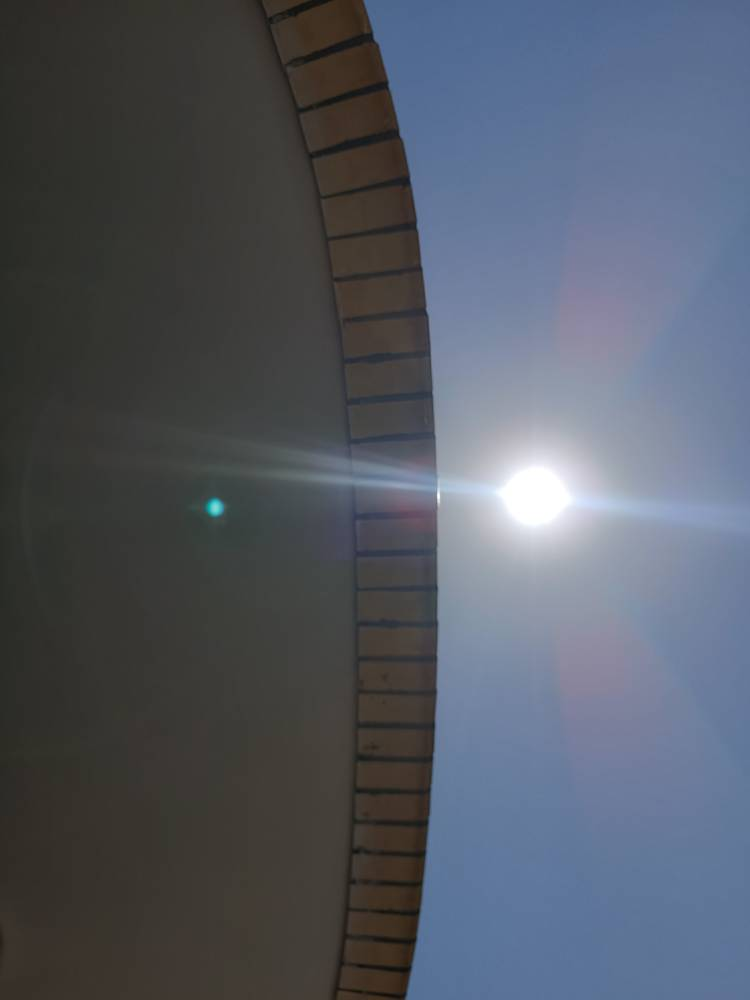
#> input picture Images/1785916500250.jpg, 750 x 1000 px, given in place of the camera
$ python webcam.py
#> lines starting #> are read from the running program, lines starting #| are printed output that depends on the picture; after the words box and inside, x2 and y2 are one past the last pixel; in counts of white or black regions, pixels touching at a corner belong together
#> in run, frame is the input picture: shape (1000, 750, 3); mean B, G, R 100, 89.3, 83.5
### core/sun_tracker.py
import cv2
import numpy as np
from datetime import datetime
import time
import os

# ==========================================================
# Smart Sun Tracker V3
# ==========================================================

# -------------------------------
# Detection Parameters
# -------------------------------

MIN_SUN_AREA_RATIO = 0.0002
MAX_SUN_AREA_RATIO = 0.10

MIN_CIRCULARITY = 0.65
MIN_SOLIDITY = 0.90

MIN_ASPECT_RATIO = 0.60
MAX_ASPECT_RATIO = 1.40

MIN_VALUE_AFTER_OTSU = 180

LOCAL_CONTRAST_LIMIT = 20

# -------------------------------
# Tracking
# -------------------------------

TRACKING_WINDOW = 200
TRACK_LOST_FRAMES = 8

START_CONFIRM_FRAMES = 3
STOP_CONFIRM_FRAMES = 5

COOLDOWN_SECONDS = 3.0

# -------------------------------
# Recording
# -------------------------------

RECORDING_DIR = "sun_recordings"

os.makedirs(RECORDING_DIR, exist_ok=True)


# ==========================================================
# ROI Helper
# ==========================================================

# [17 lines left out: function crop_roi, not called in this run]


# ==========================================================
# Sun Detection
# ==========================================================

def detect_sun_robust(frame, offset_x=0, offset_y=0):

#> called with offset_x = 0, offset_y = 0
    if frame is None or frame.size == 0:
        return None

    h, w = frame.shape[:2]

    if offset_x == 0 and offset_y == 0:
        sky_limit = int(h * 0.90)
        frame = frame[:sky_limit]
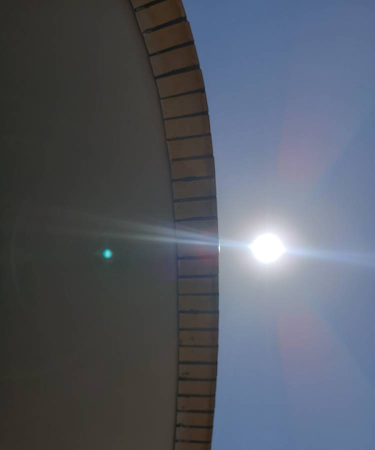
#> frame: shape (900, 750, 3) (shown at 1/2 size); mean of channels 0, 1, 2 100.7, 90.2, 84.5; drawn as B, G, R
        h, w = frame.shape[:2]

    total_pixels = h * w

    hsv = cv2.cvtColor(frame, cv2.COLOR_BGR2HSV)
#> hsv: shape (900, 750, 3); mean H, S, V 68.7, 49.2, 104.3

    value = hsv[:, :, 2]
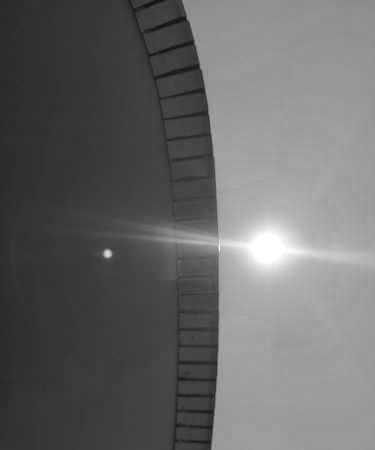
#> value: shape (900, 750) (shown at 1/2 size); min 17, max 255, mean 104.3

    blur = cv2.GaussianBlur(value, (9,9), 0)

    # ----------------------------
    # OTSU
    # ----------------------------

    _, otsu = cv2.threshold(

        blur,

        0,

        255,

        cv2.THRESH_BINARY +
        cv2.THRESH_OTSU
    )
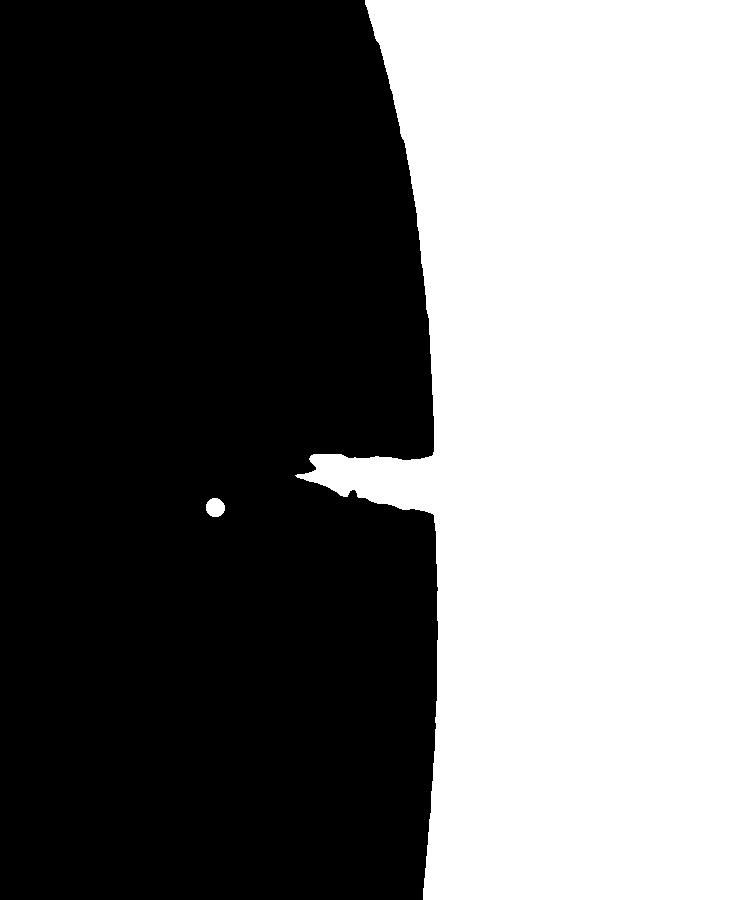
#> otsu: shape (900, 750); 44.5% white; 2 white regions, box (x1, y1, x2, y2) and area: (295, 0, 750, 900) 300118, (206, 498, 225, 517) 287

    # ----------------------------
    # Adaptive
    # ----------------------------

    adaptive = cv2.adaptiveThreshold(

        blur,

        255,

        cv2.ADAPTIVE_THRESH_GAUSSIAN_C,

        cv2.THRESH_BINARY,

        61,

        -4
    )
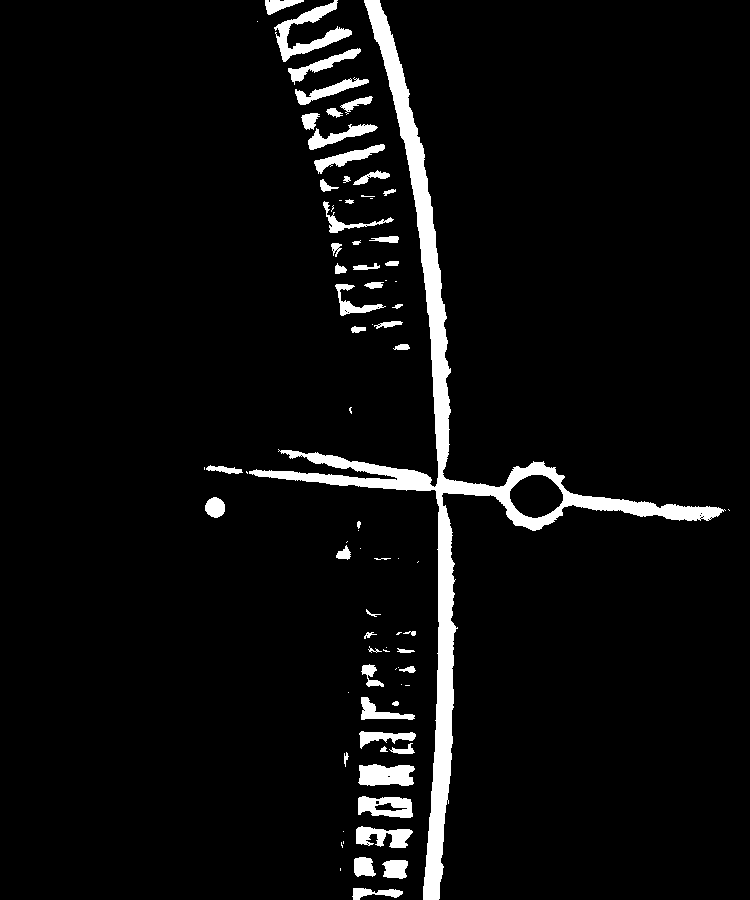
#> adaptive: shape (900, 750); 5.1% white; 81 white regions (29 under 20 px), largest, box (x1, y1, x2, y2) and area: (249, 0, 726, 900) 21281, (274, 0, 352, 62) 1459, (358, 764, 415, 786) 1031

    # ----------------------------
    # Bright Pixels
    # ----------------------------

    bright = cv2.inRange(

        value,

        MIN_VALUE_AFTER_OTSU,

        255
    )
#> bright: shape (900, 750); 3.5% white; 6 white regions (3 under 20 px), largest, box (x1, y1, x2, y2) and area: (392, 418, 740, 574) 23463, (209, 501, 222, 514) 120, (532, 412, 543, 417) 24

    # ----------------------------
    # Final Mask
    # ----------------------------

    mask = cv2.bitwise_or(

        otsu,

        adaptive
    )
#> mask: shape (900, 750); 46.5% white; 80 white regions (28 under 20 px), largest, box (x1, y1, x2, y2) and area: (249, 0, 750, 900) 300707, (274, 0, 352, 62) 1459, (358, 764, 415, 786) 1031

    mask = cv2.bitwise_and(

        mask,

        bright
    )

    kernel1 = cv2.getStructuringElement(

        cv2.MORPH_ELLIPSE,

        (5,5)
    )

    kernel2 = cv2.getStructuringElement(

        cv2.MORPH_ELLIPSE,

        (13,13)
    )

    mask = cv2.morphologyEx(

        mask,

        cv2.MORPH_OPEN,

        kernel1
    )
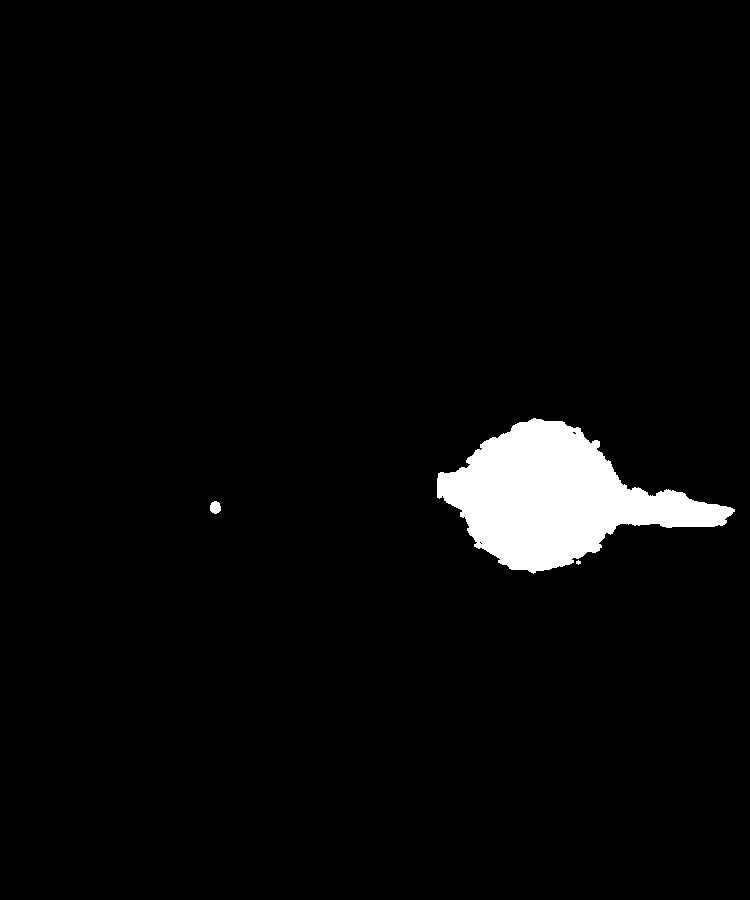
#> mask: shape (900, 750); 3.4% white; 3 white regions (1 under 20 px), largest, box (x1, y1, x2, y2) and area: (437, 418, 735, 574) 23005, (210, 501, 221, 514) 112

    mask = cv2.morphologyEx(

        mask,

        cv2.MORPH_CLOSE,

        kernel2
    )
#> mask: shape (900, 750); 3.5% white; 2 white regions

    contours, _ = cv2.findContours(

        mask,

        cv2.RETR_EXTERNAL,

        cv2.CHAIN_APPROX_SIMPLE
    )
#> contours = 2 contours; box (x1, y1, x2, y2) and area: (437, 418, 735, 574) 22918, (210, 501, 221, 514) 95

    best = None

    best_score = -1

    # -------------------------------------------------
    # Candidate Selection
    # -------------------------------------------------

    for cnt in contours:

        area = cv2.contourArea(cnt)

        if area < total_pixels * MIN_SUN_AREA_RATIO:
            continue

        if area > total_pixels * MAX_SUN_AREA_RATIO:
            continue

        perimeter = cv2.arcLength(cnt, True)

        if perimeter <= 0:
            continue

        circularity = (
            4.0 * np.pi * area
    ) / (perimeter * perimeter)

        if circularity < MIN_CIRCULARITY:
            continue

        hull = cv2.convexHull(cnt)

        hull_area = cv2.contourArea(hull)

        if hull_area <= 0:
            continue

        solidity = area / hull_area

        if solidity < MIN_SOLIDITY:
            continue

        x, y, bw, bh = cv2.boundingRect(cnt)

        if bh == 0:
           continue

        aspect_ratio = bw / float(bh)

        if aspect_ratio < MIN_ASPECT_RATIO:
            continue

        if aspect_ratio > MAX_ASPECT_RATIO:
            continue

        M = cv2.moments(cnt)

        if M["m00"] == 0:
            continue

        cx = int(M["m10"] / M["m00"])
        cy = int(M["m01"] / M["m00"])

        object_mask = np.zeros_like(mask)

        cv2.drawContours(
            object_mask,
            [cnt],
            -1,
            255,
            -1
    )

        mean_value = cv2.mean(
            value,
            mask=object_mask
    )[0]

        # ---------------------------------
        # Local Contrast
        # ---------------------------------

        ring_mask = cv2.dilate(

            object_mask,

            cv2.getStructuringElement(

                cv2.MORPH_ELLIPSE,

                (31, 31)
    )
    )

        ring_mask = cv2.subtract(
            ring_mask,
            object_mask
    )

        background_value = cv2.mean(
            value,
            mask=ring_mask
    )[0]

        local_contrast = (
            mean_value -
            background_value
    )

        if local_contrast < LOCAL_CONTRAST_LIMIT:
            continue

        mean_bgr = cv2.mean(
            frame,
            mask=object_mask
    )[:3]

        (center_tmp, radius) = cv2.minEnclosingCircle(cnt)

        radius = int(radius)

        score = (

            mean_value * 1.8 +

            local_contrast * 8.0 +

            circularity * 250 +

            solidity * 250 +

            np.sqrt(area)
    )

        if score > best_score:

            best_score = score

            best = {

                "center": (
                    cx + offset_x,
                    cy + offset_y
    ),

                "radius_est": radius,

                "pixel_count": int(area),

                "mean_bgr": mean_bgr,

                "mean_value": mean_value,

                "local_contrast": local_contrast,

                "circularity": circularity,

                "solidity": solidity,

                "score": score

            }
#> this loop made 2 passes
#> area on pass 1: 95
#> after the loop, best_score = -1

    return best


# ==========================================================
# Smart Sun Tracker
# ==========================================================

class SunTracker:

    def __init__(self, video_source=0):
        if isinstance(video_source, str):
            self.cap = cv2.VideoCapture(video_source)
        else:
            self.cap = cv2.VideoCapture(video_source, cv2.CAP_DSHOW)
        self.cap.set(cv2.CAP_PROP_FRAME_WIDTH, 720)
        self.cap.set(cv2.CAP_PROP_FRAME_HEIGHT, 576)
        self.cap.set(cv2.CAP_PROP_FPS, 25)
        self.cap.set(cv2.CAP_PROP_FOURCC,
                     cv2.VideoWriter_fourcc('Y','U','Y','V'))
        #self.cap = cv2.VideoCapture(video_source)

        if not self.cap.isOpened():
            raise RuntimeError(" دوربین باز نشد!")

        self.frame_width = int(
            self.cap.get(cv2.CAP_PROP_FRAME_WIDTH)
    )

        self.frame_height = int(
            self.cap.get(cv2.CAP_PROP_FRAME_HEIGHT)
    )

        self.fps = max(
            1,
            int(self.cap.get(cv2.CAP_PROP_FPS)) or 30
    )

        self.recording = False
        self.out = None

        self.last_sun_time = 0

        # Multi-frame confirmation

        self.detect_counter = 0
        self.lost_counter = 0

        # ROI Tracking

        self.last_center = None
        self.tracking = False
        self.track_lost = 0

        # ROI Tracking Parameters

        self.search_window = TRACKING_WINDOW

    # ======================================================

    # [53 lines left out: functions start_recording, stop_recording, not called in this run]

    # ======================================================

    def search_sun(self, frame):

        # -----------------------------------------
        # ROI Tracking
        # -----------------------------------------

        if self.tracking and self.last_center is not None:

            roi, ox, oy = crop_roi(

                frame,

                self.last_center,

                self.search_window
    )

            result = detect_sun_robust(

                roi,

                ox,

                oy
    )

            if result is not None:

                self.track_lost = 0

                self.last_center = result["center"]

                return result

            self.track_lost += 1

            if self.track_lost >= TRACK_LOST_FRAMES:

                self.tracking = False

                self.last_center = None

        # -----------------------------------------
        # Full Search
        # -----------------------------------------

        result = detect_sun_robust(frame)

        if result is not None:

            self.tracking = True

            self.track_lost = 0

            self.last_center = result["center"]

        return result

    # ======================================================

    def run(self):

        print("===================================")
        print(" Smart Sun Tracker V3 ")
        print("===================================")

        try:

            while True:

                ret, frame = self.cap.read()

                if not ret or frame is None:

                    time.sleep(0.02)

                    continue

                current_time = time.time()

                sun = self.search_sun(frame)

                if sun is not None:

                    self.detect_counter += 1

                    self.lost_counter = 0

                else:

                    self.detect_counter = 0

                    self.lost_counter += 1

                detected = (

                    self.detect_counter >=

                    START_CONFIRM_FRAMES
    )

                # ---------------------------------------
                # Recording Logic
                # ---------------------------------------

                if detected:

                    self.last_sun_time = current_time

                    if not self.recording:

                        self.start_recording()

                else:

                    if (

                        self.recording

                        and

                        self.lost_counter >= STOP_CONFIRM_FRAMES

                        and

                        (current_time-self.last_sun_time)
                        > COOLDOWN_SECONDS
    ):

                        self.stop_recording()

                # ---------------------------------------
                # Draw Result
                # ---------------------------------------

                if detected:

                    cx, cy = sun["center"]

                    radius = sun["radius_est"]

                    cv2.circle(

                        frame,

                        (cx, cy),

                        radius,

                        (0,255,255),

                        2
    )

                    cv2.circle(

                        frame,

                        (cx, cy),

                        3,

                        (0,0,255),

                        -1
    )

                    cv2.putText(

                        frame,

                        f"Sun ({cx},{cy})",

                        (10,30),

                        cv2.FONT_HERSHEY_SIMPLEX,

                        0.65,

                        (0,255,255),

                        2
    )

                    cv2.putText(

                        frame,

                        f"Score : {sun['score']:.1f}",

                        (10,60),

                        cv2.FONT_HERSHEY_SIMPLEX,

                        0.60,

                        (255,255,0),

                        2
    )

                    cv2.putText(

                        frame,

                        f"Contrast : {sun['local_contrast']:.1f}",

                        (10,90),

                        cv2.FONT_HERSHEY_SIMPLEX,

                        0.60,

                        (255,255,255),

                        2
    )

                if self.recording:

                    status = "Recording"

                    color = (0,255,0)

                    self.out.write(frame)

                else:

                    status = "Waiting"

                    color = (0,0,255)

                cv2.putText(

                    frame,

                    status,

                    (10,self.frame_height-20),

                    cv2.FONT_HERSHEY_SIMPLEX,

                    0.70,

                    color,

                    2
    )
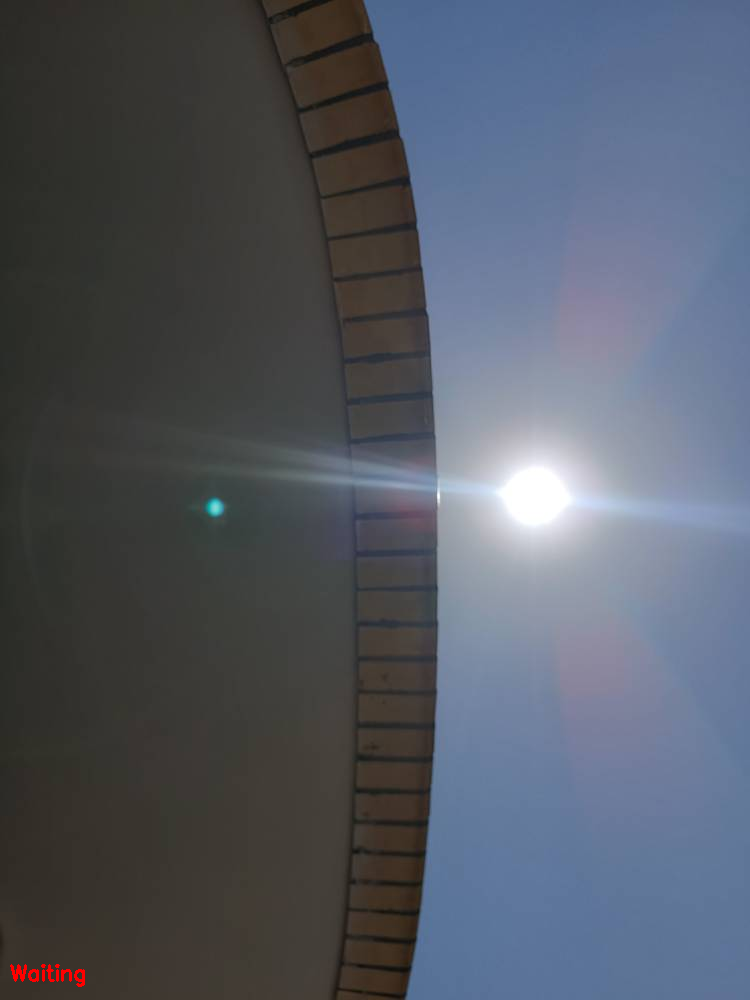
#> frame: shape (1000, 750, 3); 0.09% of pixels changed, all inside (x1, y1, x2, y2) = (10, 964, 85, 987)

                cv2.imshow(

                    "Smart Sun Tracker V4",

                    frame
    )

                key = cv2.waitKey(1) & 0xFF
#> (key q is pressed here)

                if key == ord("q"):

                    break

        finally:

            if self.recording:
                self.stop_recording()

            self.cap.release()

            cv2.destroyAllWindows()

### webcam.py
from core.sun_tracker import SunTracker
tracker=SunTracker(video_source=0)
tracker.run()
